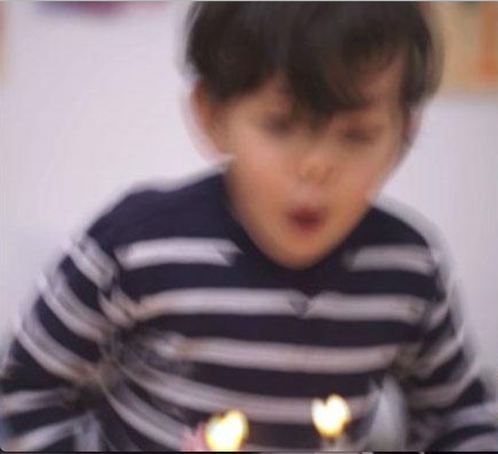
#> input picture blurry.png, 498 x 454 px, shrunk from 830 x 758 before the run
$ python testing.py   (older library calls are emulated)
#> lines starting #> are read from the running program, lines starting #| are printed output that depends on the picture; long printed decimals are rounded
import cv2

def variance_of_laplacian(image):
    # compute the Laplacian of the image and then return the focus
    # measure, which is simply the variance of the Laplacian
    return cv2.Laplacian(image, cv2.CV_64F).var()

# loop over the input images
images = ["blurry.png", "sharp.png", "together.png"]
for imagePath in images:
    image = cv2.imread(imagePath)
#> image is the input picture: shape (454, 498, 3); mean B, G, R 118.7, 113.2, 130
    gray = cv2.cvtColor(image, cv2.COLOR_BGR2GRAY)
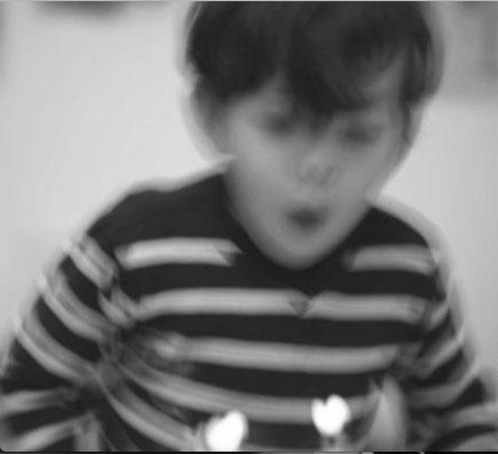
#> gray: shape (454, 498); min 0, max 255, mean 118.9
    fm = variance_of_laplacian(gray)
#> fm = 99.4
    print(imagePath, fm)
#| blurry.png 99.405
#> pass 2 of the loop `for imagePath in images:`:
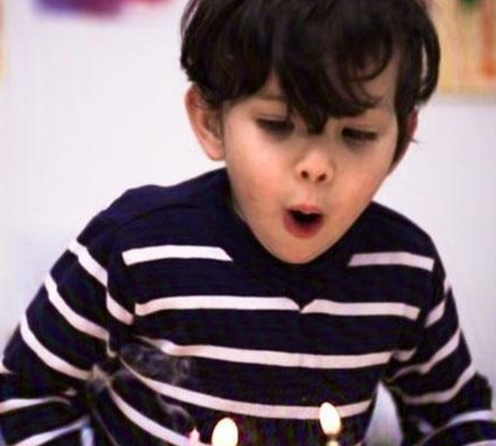
#> input picture sharp.png, 496 x 446 px, shrunk from 828 x 744 before the run
#> image is the input picture: shape (446, 496, 3); mean B, G, R 112.1, 107.1, 125.2
#> `gray = cv2.cvtColor(image, cv2.COLOR_BGR2GRAY)`:
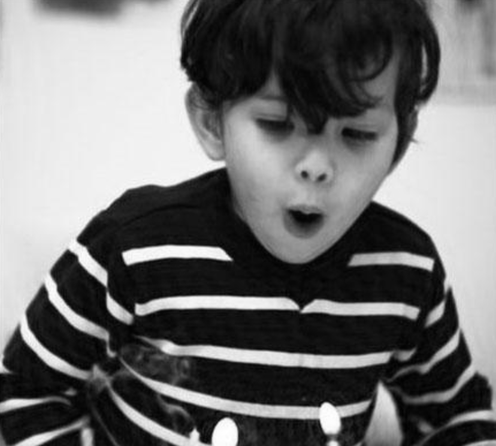
#> gray: shape (446, 496); min 0, max 255, mean 113.1
#> fm = 104.8
#| sharp.png 104.846
#> pass 3 of the loop `for imagePath in images:`:
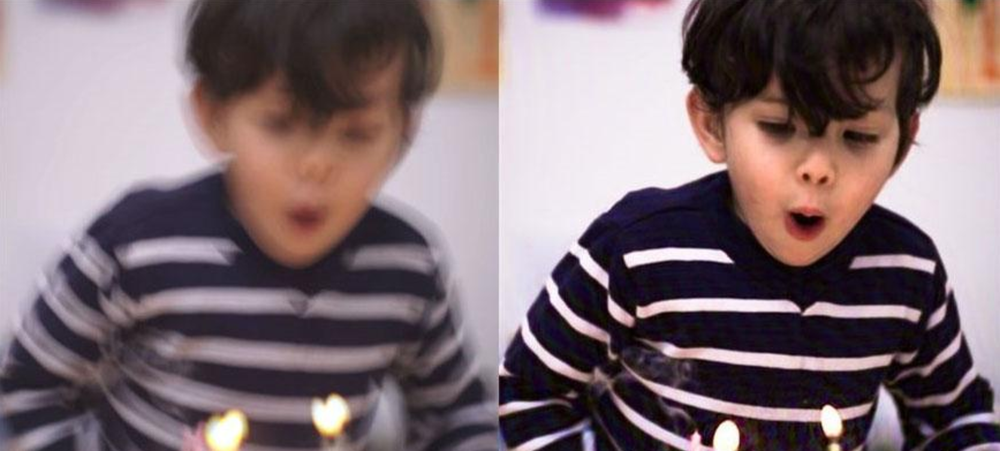
#> input picture together.png, 1000 x 451 px, shrunk from 1668 x 752 before the run
#> image is the input picture: shape (451, 1000, 3); mean B, G, R 115.8, 110.5, 128
#> `gray = cv2.cvtColor(image, cv2.COLOR_BGR2GRAY)`:
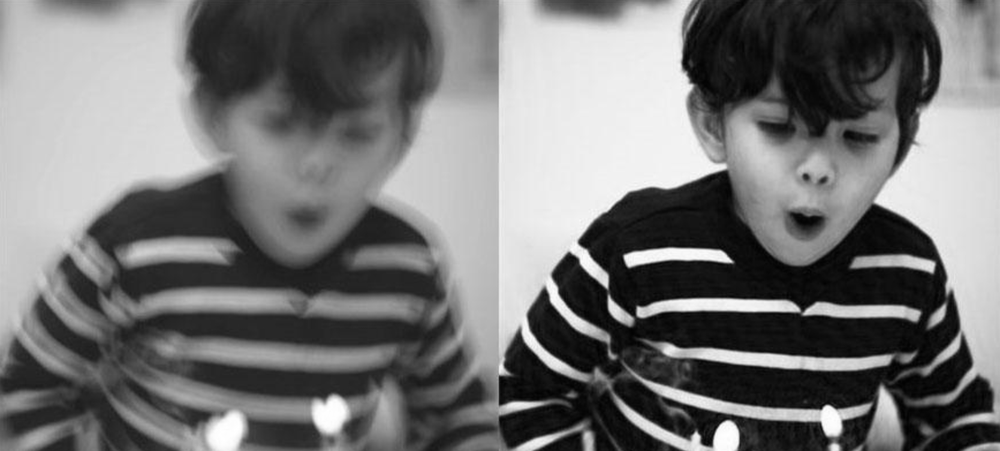
#> gray: shape (451, 1000); min 0, max 255, mean 116.3
#> fm = 59.04
#| together.png 59.038
